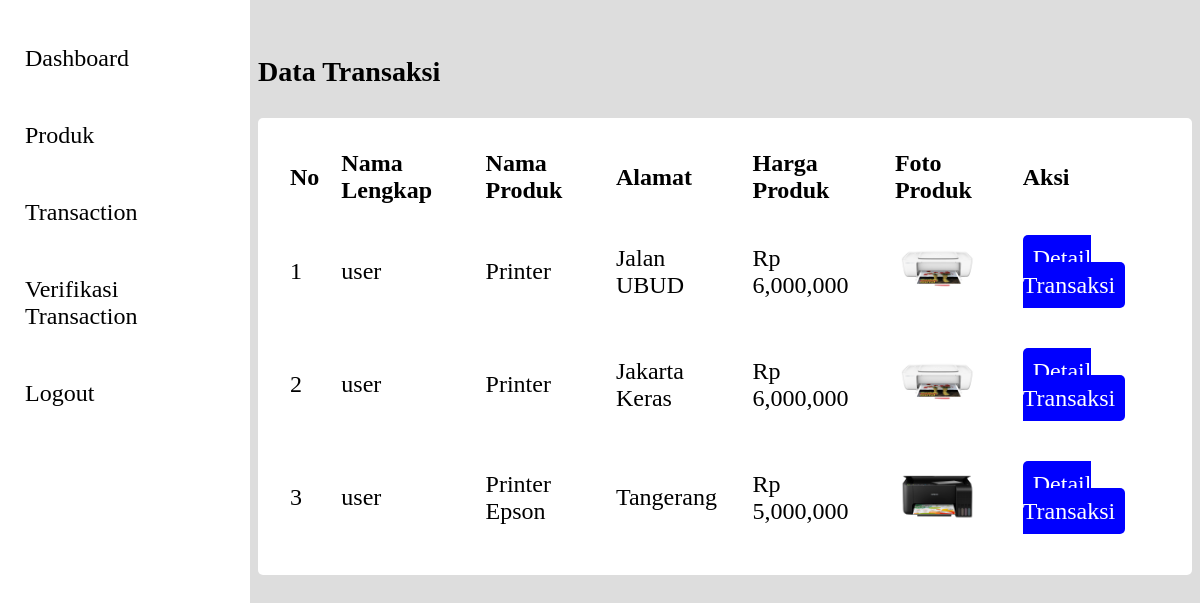
/admin/transaction.php (signed in), run on the app's committed database.
### tables this page shows
CREATE TABLE `transaksi` (
  `id_transaksi` int(11) NOT NULL,
  `name` varchar(100) NOT NULL,
  `alamat` varchar(100) NOT NULL,
  `no_hp` varchar(100) NOT NULL,
  `nama_produk` varchar(100) NOT NULL,
  `harga_produk` varchar(100) NOT NULL,
  `subtotal` varchar(100) NOT NULL,
  `foto_produk` varchar(100) NOT NULL,
  `status` enum('proses','dikirim','ditolak') NOT NULL
);

### admin/function.php (called while the page is built, shortened)
<?php
require '../koneksi.php';
function query($query){
    global $conn;
    $rows = [];
    $result = mysqli_query($conn, $query);
    while($row = mysqli_fetch_assoc($result)){
        $rows[] = $row;
    }
    return $rows;
}
?>

### admin/transaction.php (the view, shortened to what this page needs)
<?php
require'function.php';
$produk = query("SELECT * FROM transaksi where status = 'dikirim'");
?>
<?php include '../layout/sidebar.php' ?>
<div class="main">
    <h3>Data Transaksi</h3>
    <table>
        <tr>
            <th>No</th>
            <th>Nama Lengkap</th>
            <th>Nama Produk</th>
            <th>Alamat</th>
            <th>Harga Produk</th>
            <th>Foto Produk</th>
            <th>Aksi</th>
        </tr>
        <?php $i = 1; ?>
       <?php foreach($produk as $data) : ?>
        <tr>
            <td><?= $i; ?></td>
            <td><?= $data["name"]; ?></td>
            <td><?= $data["nama_produk"]; ?></td>
            <td><?= $data["alamat"]; ?></td>
            <td>Rp <?= number_format($data["harga_produk"]); ?></td>
            <td><img src="../foto/<?= $data["foto_produk"];?>" width="85px" alt=""></td>
             <td>
                <a href="detail_transaksi.php?id=<?= $data["id_transaksi"];?>" class="edit">Detail Transaksi</a>
             </td>
        </tr>
        <?php $i++; ?>
        <?php endforeach; ?>
    </table>
</div>

### layout/sidebar.php (shortened to what this page needs)
<!DOCTYPE html>
<html lang="en">
<head>
    <link rel="stylesheet" href="../style/admin.css">
</head>
<body>
    <div class="sidebar">
        <a href="index.php">Dashboard</a>
        <a href="produk.php">Produk</a>
        <a href="transaction.php">Transaction</a>
        <a href="verifikasi_transaction.php">Verifikasi Transaction</a>
        <a href="../logout.php">Logout</a>
    </div>
</body>
</html>

### style/admin.css (style rules this page uses)
body { background: #ddd; }
.sidebar { width: 250px; height: 100%; position: fixed; z-index: 1; top: 0; left: 0; background-color: #fff; overflow: hidden; padding-top: 20px; }
.sidebar a { padding: 25px; text-decoration: none; color: black; font-size: 24px; display: block; }
.main { margin-left: 250px; padding-top: 20px; font-size: 24px; }
table { width: 100%; border: none; border-radius: 5px; padding: 20px; background: #fff; margin-top: 30px; }
th, td { text-align: left; padding: 10px; }
a.edit { padding: 10px; color: #ffffff; text-decoration: none; border-radius: 5px; background: blue; }

### data on the page
transaksi: name "user", nama_produk "Printer", alamat "Jalan UBUD", harga_produk "6,000,000", foto_produk (picture)
transaksi: name "user", nama_produk "Printer", alamat "Jakarta Keras", harga_produk "6,000,000", foto_produk (picture)
transaksi: name "user", nama_produk "Printer Epson", alamat "Tangerang", harga_produk "5,000,000", foto_produk (picture)
